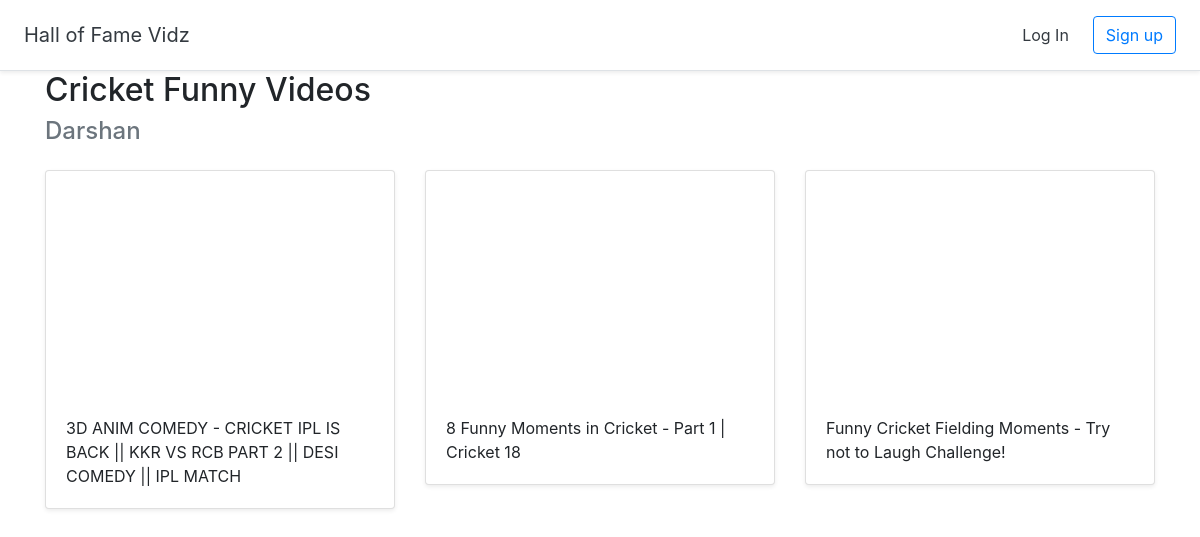
The page /halloffame/3 on the database its author committed.
### halls/models.py (models this page shows, shortened)
class Hall(models.Model):
    title = models.CharField(max_length=255)
    user = models.ForeignKey(User, on_delete=models.CASCADE)
    details = models.CharField(max_length=255)

class Video(models.Model):
    title = models.CharField(max_length=255)
    url = models.URLField()
    youtube_id = models.CharField(max_length=255)
    hall = models.ForeignKey(Hall, on_delete=models.CASCADE)

### halls/views.py (the view)
# urls.py: path('halloffame/<int:pk>', views.DetailHall.as_view(), name='detail_hall'),
class DetailHall(generic.DetailView):
    model = Hall
    template_name = 'halls/detail_hall.html'

### halls/templates/halls/detail_hall.html (shortened to what this page needs)
{% extends 'halls/base.html' %}
{% block content %}
<div class="container">
    <h2>{{ hall.title }}</h2>
    <h4 class="text-muted">{{ hall.user.username }}</h4>
    <div class="row">
        {% for video in hall.video_set.all %}
        <div class="col-md-4 mt-3">
            <div class="card mb-4 shadow-sm">
                <iframe width="100%" height="225" src="https://www.youtube.com/embed/{{ video.youtube_id }}"
                        frameborder="0" allow="accelerometer; autoplay; encrypted-media; gyroscope; picture-in-picture"
                        allowfullscreen></iframe>
                <div class="card-body">
                    <p class="card-text"> {{video.title}}</p>
                </div>
            </div>
        </div>
        {% endfor %}
    </div>
</div>
{% endblock %}

### rows shown on the page
Hall: title "Cricket Funny Videos", user.username "Darshan"
Video: title "3D ANIM COMEDY - CRICKET IPL IS BACK || KKR VS RCB PART 2 || DESI COMEDY || IPL MATCH"
Video: title "8 Funny Moments in Cricket - Part 1 | Cricket 18"
Video: title "Funny Cricket Fielding Moments - Try not to Laugh Challenge!"
